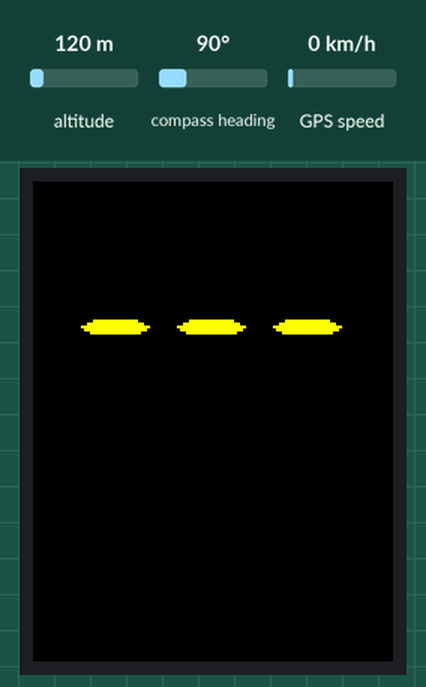
The sketch below on a simulated ESP32. Shown: 240×320 colour display. Inputs (shaded band) come from the test bench; at power-on: compass heading 90°, altitude 120 m, GPS speed 0 km/h. The GPS gets a fix after 3 s at 37.7749, -122.4194 with 8 satellites.

Above: at 1.4 s.
1.5 s: compass heading set to 7°
At 4.5 s:
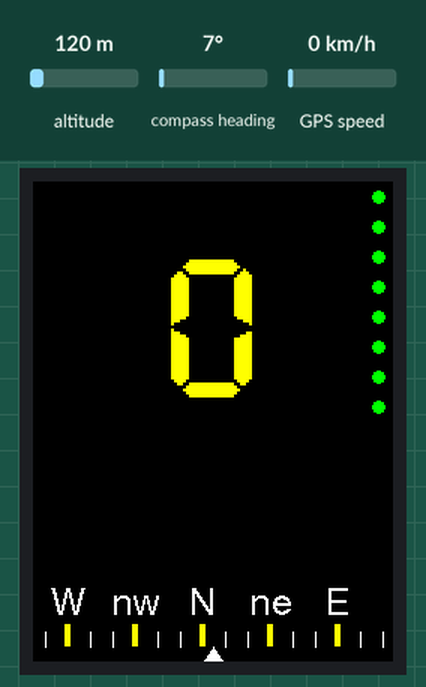
5.4 s: compass heading set to 90°
At 7.4 s:
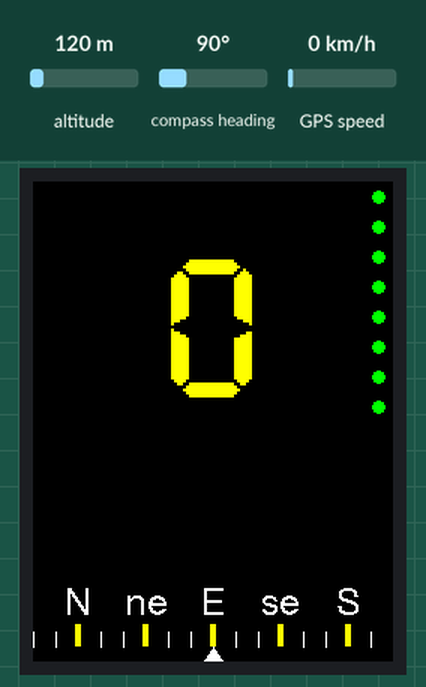
7.7 s: compass heading set to 180°
At 9.4 s:
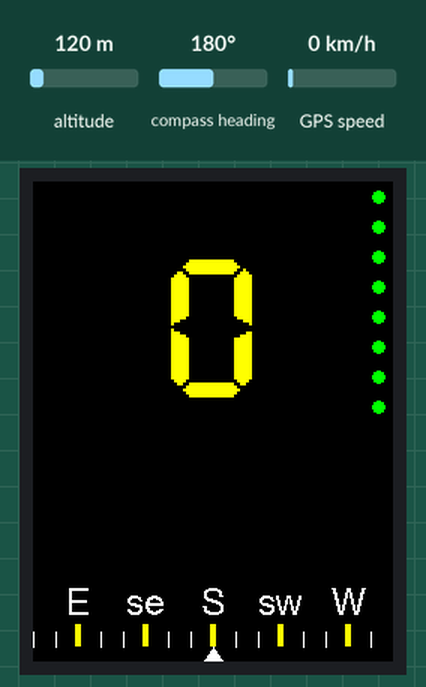
10.1 s: compass heading set to 269°
At 11.3 s:
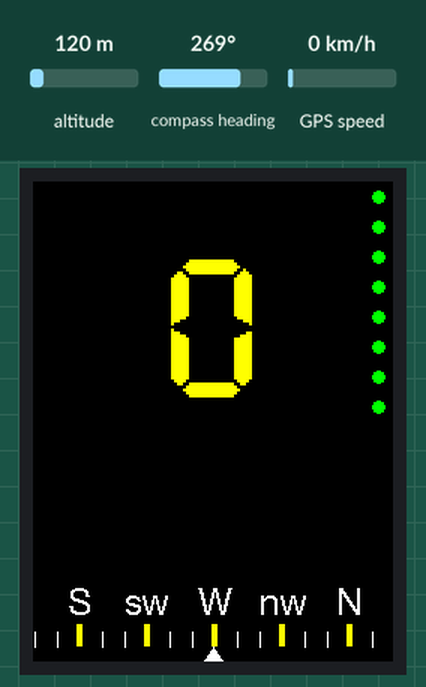
12.4 s: compass heading set to 16°
At 14.4 s:
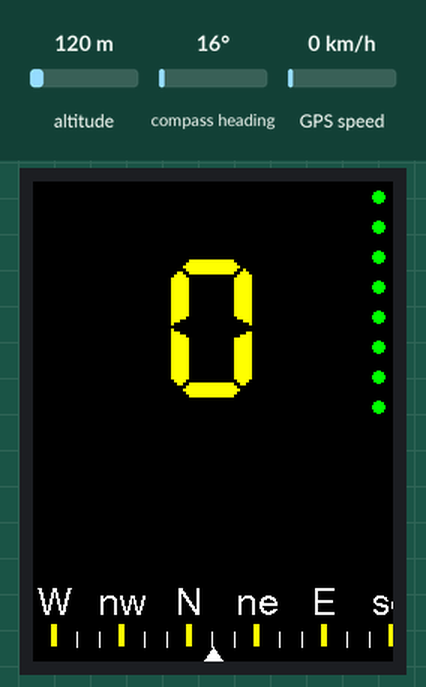
14.8 s: compass heading set to 204°
At 16.2 s:
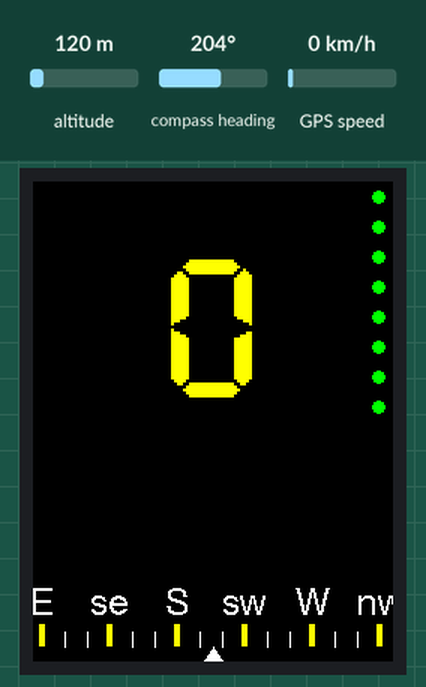
Timing chart, 0 to 17.8 s (numbered marks = the images above; inputs shaded):
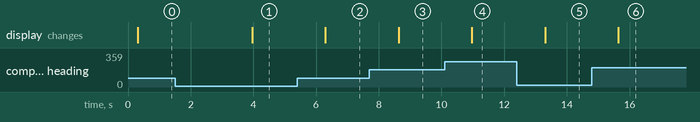

Measured:
- after the input at 1.5 s, the display: changes after 2.5 s (image 1)
- after the input at 5.4 s, the display: changes after 0.90 s (image 2)
- after the input at 7.7 s, the display: changes after 0.93 s (image 3)
- after the input at 10.1 s, the display: changes after 0.87 s (image 4)
- after the input at 12.4 s, the display: changes after 0.91 s (image 5)
- after the input at 14.8 s, the display: changes after 0.84 s (image 6)

The sketch:

GPSSpeedometer.ino
```cpp
/******************************************************************************
                      http://www.soft-collection.com
*******************************************************************************
https://github.com/Bodmer/TFT_eSPI
TFT_eSPI by Bodmer must be installed.
TFT_eSPI config:
1. In User_Setup_Select.h file, select:
  #include <User_Setups/Setup24_ST7789.h>
2. In User_Setups/Setup24_ST7789.h file, must be:
  #define TFT_CS   -1      // Define as not used
  #define TFT_DC   PIN_D2  // Data Command control pin
  #define TFT_RST  PIN_D4  // TFT reset pin (could connect to NodeMCU RST, see next line)
*******************************************************************************
https://github.com/mikalhart/TinyGPS
TinyGPS must be installed.
Tested with TinyGPS 13.
*******************************************************************************
https://github.com/plerup/espsoftwareserial
EspSoftwareSerial must be installed.
*******************************************************************************
Tests string alignment
Normally strings are printed relative to the top left corner but this can be
changed with the setTextDatum() function. The library has #defines for:
TL_DATUM = 0 = Top left
TC_DATUM = 1 = Top centre
TR_DATUM = 2 = Top right
ML_DATUM = 3 = Middle left
MC_DATUM = 4 = Middle centre
MR_DATUM = 5 = Middle right
BL_DATUM = 6 = Bottom left
BC_DATUM = 7 = Bottom centre
BR_DATUM = 8 = Bottom right
L_BASELINE =  9 = Left character baseline (Line the 'A' character would sit on)
C_BASELINE = 10 = Centre character baseline
R_BASELINE = 11 = Right character baseline
So you can use lines to position text like:
  tft.setTextDatum(BC_DATUM); // Set datum to bottom centre
Needs fonts 2, 4, 6, 7 and 8
******************************************************************************/

#include <TFT_eSPI.h> // Hardware-specific library
#include <SPI.h>
#include <TinyGPS.h>
#include <SoftwareSerial.h>

//----------------------------------------
#define GPS_BAUD_RATE                 9600
#define GPS_MAX_ACCEPTABLE_AGE_IN_MS  1500
#define GPS_MIN_ACCEPTABLE_SATELLITES 4
//----------------------------------------
#define SW_SERIAL_UNUSED_PIN  -1
//----------------------------------------
#define SPEED_IS_UNAVAILABLE   0xFFFF
#define COURSE_IS_UNAVAILABLE  0xFFFF
//----------------------------------------
#define SHOW_TRIANGLE
//----------------------------------------
#define SPR_BLACK  0
#define SPR_YELLOW 1
#define SPR_GREEN  2
#define SPR_WHITE  3
//----------------------------------------
#define plus_modulo(value,valueToAdd,modulo) (((value)+(valueToAdd))<(modulo))?((value)+(valueToAdd)):((value)+(valueToAdd)-(modulo))
#define minus_modulo(value,valueToSubtract,modulo) (((value)-(valueToSubtract))>=0)?((value)-(valueToSubtract)):((value)+(modulo)-(valueToSubtract))
//----------------------------------------

//----------------------------------------
TFT_eSPI tft = TFT_eSPI();
TFT_eSprite spr = TFT_eSprite(&tft);
//----------------------------------------
TinyGPS gps;
//----------------------------------------
SoftwareSerial readerSerial(5, SW_SERIAL_UNUSED_PIN); // RX, TX (Read from GPIO5)
//----------------------------------------
uint16_t speed = SPEED_IS_UNAVAILABLE;
uint8_t sat = 0;
uint16_t course = COURSE_IS_UNAVAILABLE;
//----------------------------------------

void DisplaySpeedOrAzimuth(TFT_eSprite* spr, uint16_t speed_or_azimuth_deg)
{
   spr->setTextWrap(false);
   spr->setTextSize(2);
   spr->setTextDatum(TC_DATUM);
   spr->setTextPadding(0);
   spr->setTextColor(SPR_YELLOW, SPR_BLACK);
   int16_t move_left = (((speed_or_azimuth_deg >= 10) && (speed_or_azimuth_deg < 20)) || ((speed_or_azimuth_deg >= 100) && (speed_or_azimuth_deg < 200))) ? 20 : 0;
   String speed_or_azimuth_deg_str = (speed_or_azimuth_deg == SPEED_IS_UNAVAILABLE) ? "---" : String(speed_or_azimuth_deg);
   spr->drawString(speed_or_azimuth_deg_str, 120 - move_left, 50, 7);
}

void DisplaySat(TFT_eSprite* spr, uint8_t sat)
{
  if (sat > 8) sat = 8;
  for (int8_t i = 0; i < sat; i++)
  {
    spr->fillCircle(230, 10 + ((7 - i) * 20), 4, SPR_GREEN);
  }
}

void DisplayCourse(TFT_eSprite* spr, uint16_t course)
{
   spr->setTextWrap(false);
   spr->setTextSize(1);
   spr->setTextDatum(TC_DATUM);
   spr->setTextPadding(0);
   spr->setTextColor(SPR_WHITE, SPR_BLACK);
   if (course == COURSE_IS_UNAVAILABLE) return;
   //--------------------------------------------------------------------------------
   int16_t leftScaleValue = minus_modulo((int16_t)course, TFT_WIDTH / 2, 360);
   int16_t i = 0;
   for (i = 0; (leftScaleValue + i) % 15 != 0; i++);
   for (; i < TFT_WIDTH; i += 15)
   {
      if ((leftScaleValue + i) % 45 == 0)
      {
         switch ((plus_modulo(leftScaleValue , i, 360)) / 45)
         {
            case 0:
               spr->drawString("N", i, TFT_HEIGHT - 50, 4);
               break;
            case 1:
               spr->drawString("ne", i, TFT_HEIGHT - 50, 4);
               break;
            case 2:
               spr->drawString("E", i, TFT_HEIGHT - 50, 4);
               break;
            case 3:
               spr->drawString("se", i, TFT_HEIGHT - 50, 4);
               break;
            case 4:
               spr->drawString("S", i, TFT_HEIGHT - 50, 4);
               break;
            case 5:
               spr->drawString("sw", i, TFT_HEIGHT - 50, 4);
               break;
            case 6:
               spr->drawString("W", i, TFT_HEIGHT - 50, 4);
               break;
            case 7:
               spr->drawString("nw", i, TFT_HEIGHT - 50, 4);
               break;
         }
         spr->fillRect(i - 2, TFT_HEIGHT - 25, 4, 15, SPR_YELLOW);
      }
      else
      {
         spr->drawLine(i, TFT_HEIGHT - 20, i, TFT_HEIGHT - 10, SPR_WHITE);
      }
#ifdef SHOW_TRIANGLE
      spr->fillTriangle((TFT_WIDTH / 2) - 6, TFT_HEIGHT - 1, (TFT_WIDTH / 2) + 0, TFT_HEIGHT - 10, (TFT_WIDTH / 2) + 6, TFT_HEIGHT - 1, SPR_WHITE);
#endif
   }
}

void setup(void)
{
  tft.init();
  tft.setRotation(0);
  spr.setColorDepth(4);
  spr.createSprite(TFT_WIDTH, TFT_HEIGHT);
  //--------------------
  uint16_t cmap[4];
  cmap[SPR_BLACK] = TFT_BLACK;
  cmap[SPR_YELLOW] = TFT_YELLOW;
  cmap[SPR_GREEN] = TFT_GREEN;
  cmap[SPR_WHITE] = TFT_WHITE;
  spr.createPalette(cmap);
  //--------------------
  tft.fillScreen(TFT_BLACK);
  //-----------------------------------------
  readerSerial.begin(GPS_BAUD_RATE);
  Serial.begin(115200);
}

void loop()
{
  while(readerSerial.available() > 0)
  {
    char c = readerSerial.read();
    gps.encode(c);
    //Serial.print(c);
  }
  //------------------------------------------------------
  unsigned long date;
  unsigned long time;
  unsigned long age;
  gps.get_datetime(&date, &time, &age);
  if (age == TinyGPS::GPS_INVALID_FIX_TIME) //Illegal AGE.
  {
    speed = SPEED_IS_UNAVAILABLE;
    course = COURSE_IS_UNAVAILABLE;
    sat = 0;
  }
  else if (age >= GPS_MAX_ACCEPTABLE_AGE_IN_MS) //AGE too old.
  {
    speed = SPEED_IS_UNAVAILABLE;
    course = COURSE_IS_UNAVAILABLE;
    sat = 0;
  }
  else
  {
    uint8_t tempSATValue = (uint8_t)(gps.satellites());
    sat = (tempSATValue == TinyGPS::GPS_INVALID_SATELLITES) ? 0 : tempSATValue;
    if (tempSATValue >= GPS_MIN_ACCEPTABLE_SATELLITES)
    {
      speed = (uint8_t) (gps.f_speed_kmph());
      course = (uint16_t) (gps.f_course());
    }
    else
    {
      speed = SPEED_IS_UNAVAILABLE;
      course = COURSE_IS_UNAVAILABLE;
    }
  }
  //------------------------------------------------------
  spr.fillSprite(TFT_BLACK);
  DisplaySpeedOrAzimuth(&spr, speed);
  DisplaySat(&spr, sat);
  DisplayCourse(&spr, course);
  spr.pushSprite(0, 0);
}
```
